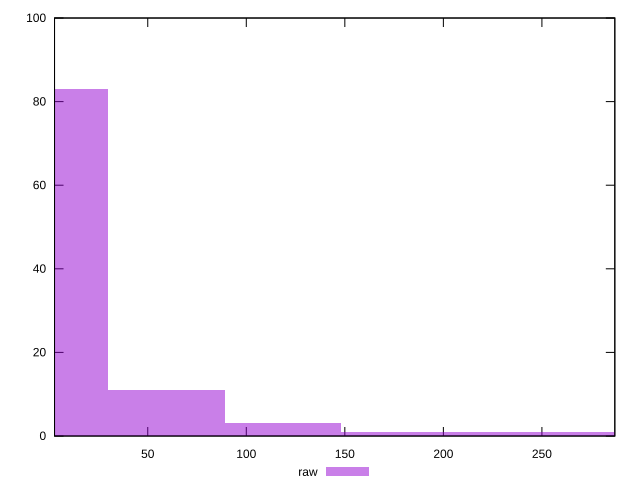

Here is the gnuplot script that generated this plot:
reset

$raw <<EOF
177.9343943664959 1
0 83
59.31146478883196 11
237.24585915532785 1
118.62292957766392 3
296.5573239441598 1
EOF

set key outside below
set boxwidth 59.31146478883196
set xrange [2.697:286.995]
set yrange [0:100]
set trange [0:100]
set style fill transparent solid 0.5 noborder
set terminal svg size 640, 490 enhanced background rgb 'white'
set output "report_00015_2021-02-09T16-11-33.973Z/server-response-time/samples/pages+cached+noadtech/raw/histogram.svg"

plot $raw title "raw" with boxes

reset
